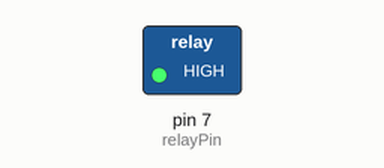
This sketch was run on a simulated Arduino Uno, built with avr-gcc and run on an emulated ATmega328P. On the bench: switched loads named in the sketch (green lamp = pin HIGH).

Above: at 1.0 s.
At 3.0 s:
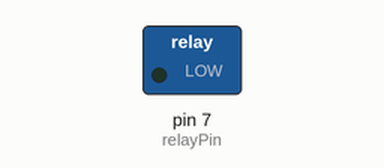
Timing chart, 0 to 5.2 s (numbered marks = the images above):
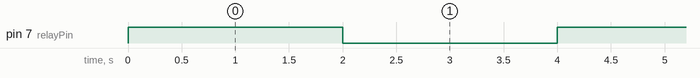

The sketch:

Project_15_Relay_Control.ino
```cpp
// Project 15: Relay Control
// Controls a high-power device (like a lamp) with a relay.

int relayPin = 7; // Relay control pin

void setup() {
  pinMode(relayPin, OUTPUT);
}

void loop() {
  // Turn the device on
  digitalWrite(relayPin, HIGH);
  delay(2000); // Keep it on for 2 seconds

  // Turn the device off
  digitalWrite(relayPin, LOW);
  delay(2000); // Keep it off for 2 seconds
}
```

Measured:
- by itself, pin 7 (relayPin): alternates HIGH for 2.0 s and LOW for 2.0 s
